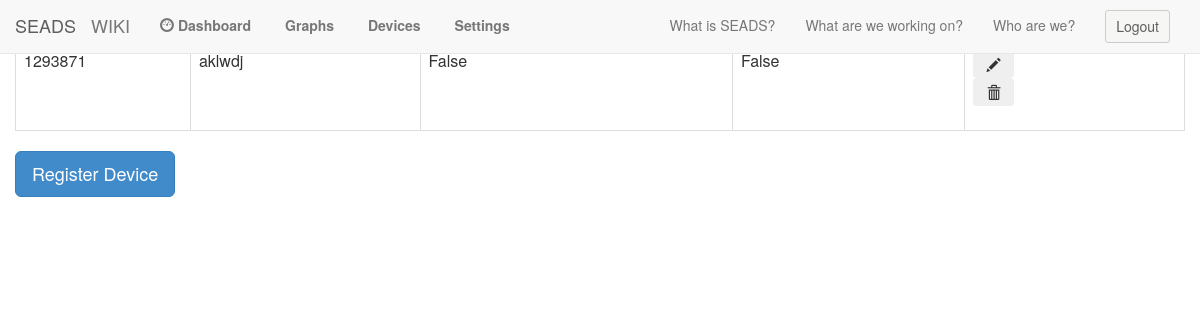
The page /dashboard/ (signed in) on the database its author committed.
### seadssite/models.py (models this page shows, shortened)
class Map(models.Model):
	user = models.ForeignKey(User)
	device = models.ForeignKey(Devices)
	'''
	getters
	'''
	def get_device(self):
		return self.device
	def get_id(self):
		return self.device.device_id
	'''
	setters
	'''

class Devices(models.Model):
	device_id = models.IntegerField()
	name = models.CharField(max_length=200, default='DEFAULT VALUE')
	connection_status = models.BooleanField(default=False)
	power_status = models.BooleanField(default=False)
	'''
	getters
	'''
	def get_id(self):
		return self.device_id
	def get_name(self):
		return self.name
	def get_connection(self):
		return self.connection_status
	def get_power(self):
		return self.power_status
	'''
	setters
	'''

### seadssite/views.py (the view, shortened to what this page needs)
# urls.py: url(r'^dashboard/',v.DashboardView),
def DashboardView(request):
    device_id = 0
    current_user = request.user
    user_devices = Map.objects.filter(user_id=current_user.id)
    return render(request, 'dashboard.html', {'devices': user_devices, 'device_id': device_id})

### seadssite/templates/dashboard.html (shortened to what this page needs)
{% extends "base.html" %}
{% load staticfiles %}
{% block content %}
<div class="col-md-12">
	<div class="table-responsive">
		<table class="table table-hover table table-bordered">
			<thead>
				<th>Device ID</th>
				<th>Device Name</th>
				<th>Connection Status</th>
				<th>Power Status</th>
				<th>Opperations</th>
			</thead>
			<tbody>
				{% for device in devices%}
				<tr>
					<td>{{device.get_device.get_id}}</td>
					<td>{{device.get_device.get_name}}</td>
					<td>{{device.get_device.get_connection}}</td>
					<td>{{device.get_device.get_power}}</td>
					<td>
						<button type="submit" class="btn" value={{device.get_id}} name="modify"><span class="glyphicon glyphicon-pencil"></span>
						</button>
						<form method="post">
							<button type="submit" class="btn" value={{device.get_id}} name="delete"><span class="glyphicon glyphicon-trash"></span>
							</button>
						</form>
					</td>
				</tr>
				{% endfor %}
			</tbody>
		</table>
		<button type="button" class="btn btn-primary btn-lg" data-toggle="modal" data-target="#register_modal">
			Register Device
		</button>
	</div>
</div>
{% endblock %}

### rows shown on the page
Map: get_device.get_id "1293871", get_device.get_name "aklwdj", get_device.get_connection "False", get_device.get_power "False"
